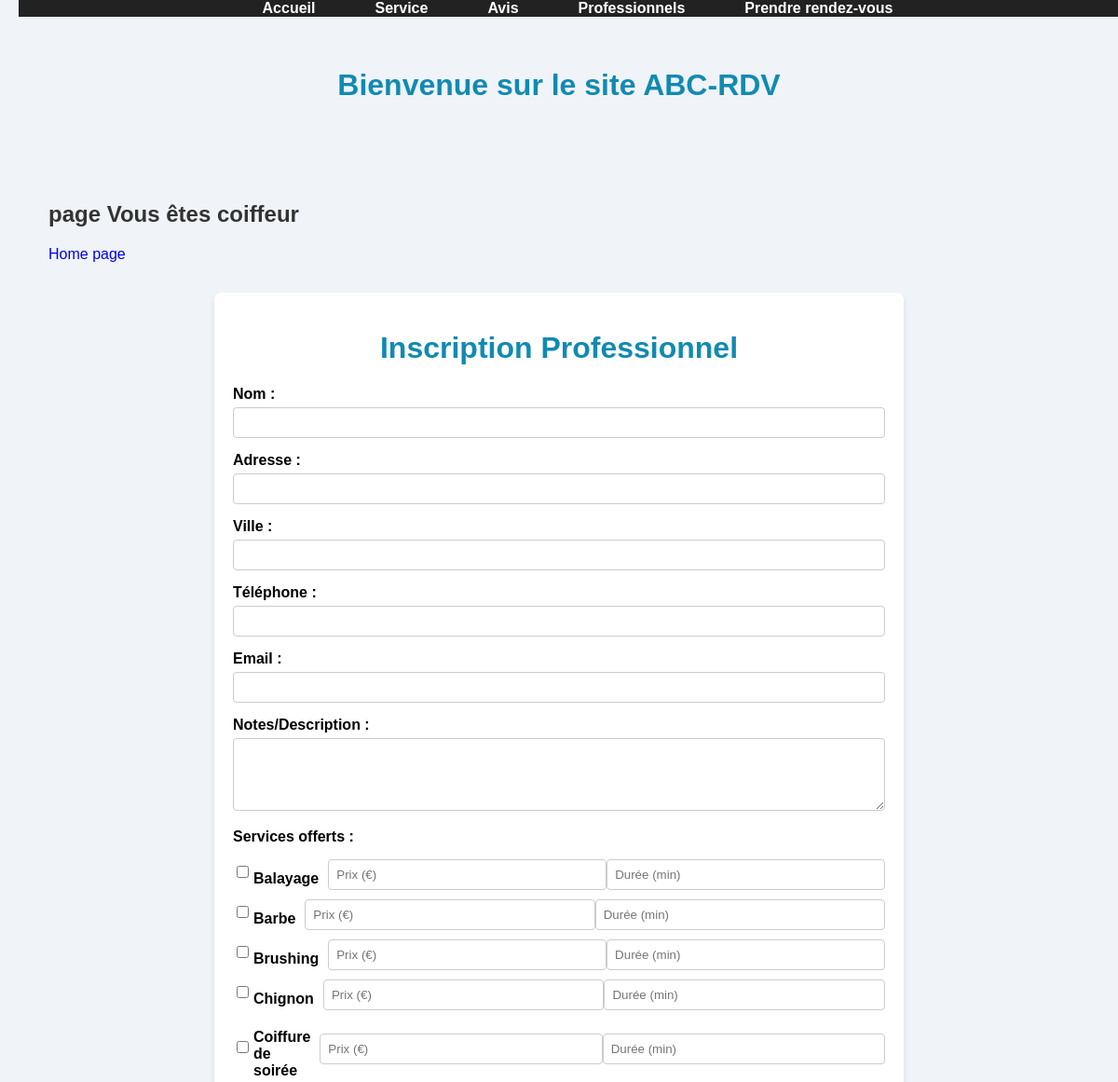
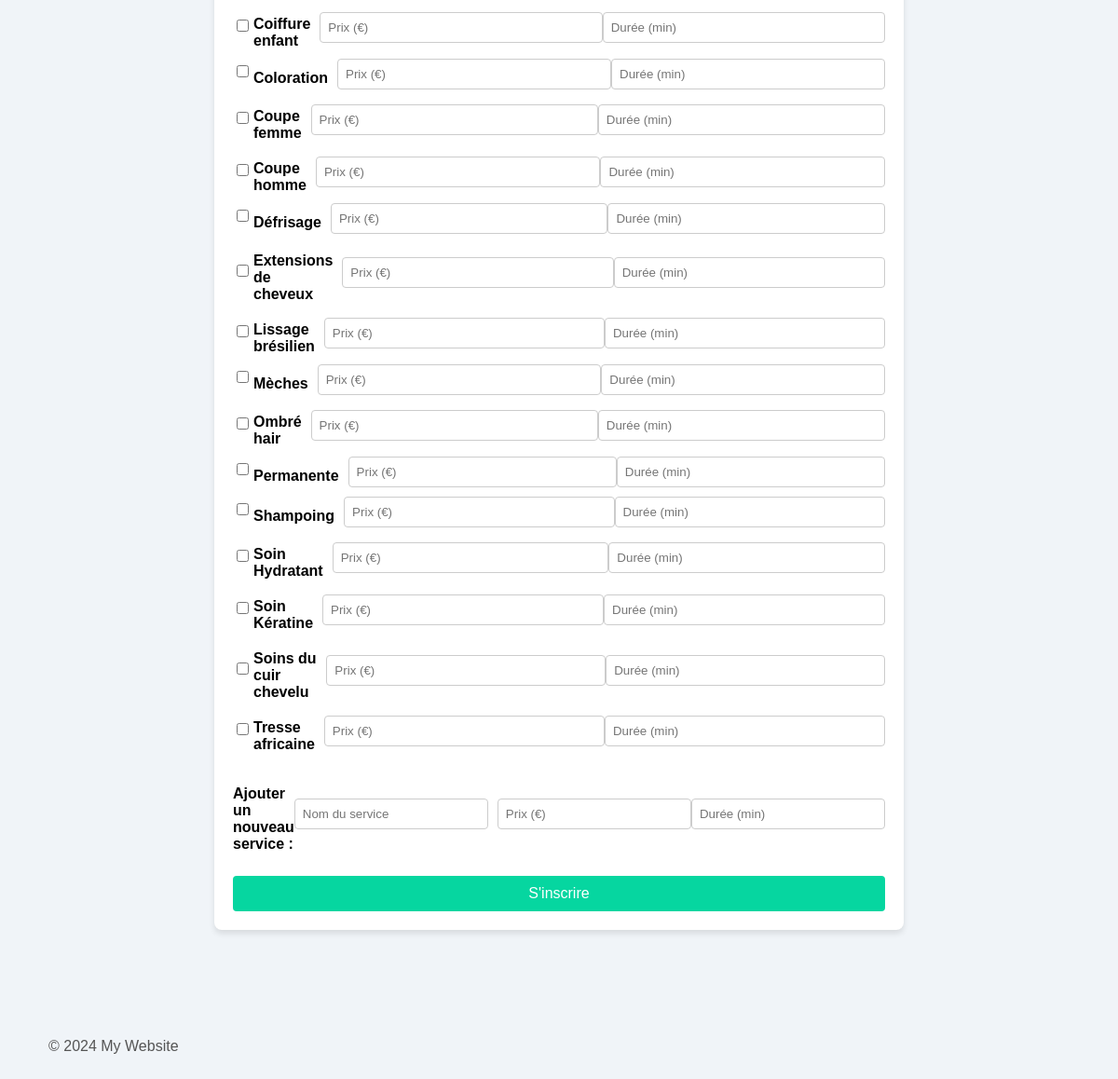
The app's page /vousEtesProfessionnel.php with its own data (2 pictures, top to bottom).
### tables this page shows
CREATE TABLE IF NOT EXISTS services (
	service_id INT AUTO_INCREMENT PRIMARY KEY,
	nom_service VARCHAR(255) NOT NULL,
	description TEXT
);

### vousEtesProfessionnel.php (the view, shortened to what this page needs)
<!DOCTYPE html>
<html lang="fr">
<?php include 'head.php'; ?>
<body>
    <?php include 'header.php'; ?>
	<?php include 'navigation.php'; ?>
	<main>
		<h2>page Vous êtes coiffeur</h2>
		<a href="index.php">Home page</a>
		<?php
$host = "localhost";
$user = "abc_rdv_prd_useradm";
$password = "";
$dbname = "abc_rdv_prd_db";
$connexion = new mysqli($host, $user, $password, $dbname);
$sql_services = "SELECT service_id, nom_service FROM services ORDER BY nom_service";
$resultat_services = $connexion->query($sql_services);
$sql_services = "SELECT service_id, nom_service FROM services ORDER BY nom_service";
$resultat_services = $connexion->query($sql_services);
$services_disponibles = [];
if ($resultat_services && $resultat_services->num_rows > 0) {
    while($row = $resultat_services->fetch_assoc()) {
        $services_disponibles[] = $row;
    }
}
?>
<!DOCTYPE html>
<html lang="fr">
<head>
</head>
<body>
    <div class="container">
        <h1>Inscription Professionnel</h1>
        <form id="pro-form" action="<?php echo htmlspecialchars($_SERVER["PHP_SELF"]); ?>" method="post">
            <label for="nom">Nom :</label>
            <input type="text" id="nom" name="nom" required>
            <label for="adresse">Adresse :</label>
            <input type="text" id="adresse" name="adresse" required>
            <label for="nom_ville">Ville :</label>
            <input type="text" id="nom_ville" name="nom_ville" required>
            <label for="telephone">Téléphone :</label>
            <input type="text" id="telephone" name="telephone" required>
            <label for="email">Email :</label>
            <input type="email" id="email" name="email" required>
            <label for="notes">Notes/Description :</label>
            <textarea id="notes" name="notes" rows="4"></textarea>
            <label>Services offerts :</label>
            <div class="services-group">
                <?php if (!empty($services_disponibles)): ?>
                    <?php foreach ($services_disponibles as $service): ?>
                        <div class="service-item">
                            <input type="checkbox" id="service_<?php echo $service['service_id']; ?>" name="services[]" value="<?php echo $service['service_id']; ?>">
                            <label for="service_<?php echo $service['service_id']; ?>"><?php echo htmlspecialchars($service['nom_service']); ?></label>
                            <input type="number" placeholder="Prix (€)" name="prix[<?php echo $service['service_id']; ?>]" class="price-input" step="0.01">
                            <input type="number" placeholder="Durée (min)" name="duree[<?php echo $service['service_id']; ?>]" class="duration-input">
                        </div>
                    <?php endforeach; ?>
                <?php else: ?>
                    <p>Aucun service disponible. Vous pouvez en ajouter un ci-dessous.</p>
                <?php endif; ?>
            </div>
            <div class="new-service-item">
                <label for="nouveau_service_nom">Ajouter un nouveau service :</label>
                <input type="text" id="nouveau_service_nom" name="nouveau_service_nom" placeholder="Nom du service" class="new-service-input">
                <input type="number" placeholder="Prix (€)" name="nouveau_service_prix" step="0.01" class="price-input">
                <input type="number" placeholder="Durée (min)" name="nouveau_service_duree" class="duration-input">
            </div>
            <button type="submit">S'inscrire</button>
        </form>
    </div>
</body>
</html>
	</main>
    <?php include 'footer.php'; ?>
</body>
</html>

### head.php (shortened to what this page needs)
<!DOCTYPE html>
<head>
    <link rel="stylesheet" href="styles.css">
</head>

### header.php (shortened to what this page needs)
<!DOCTYPE html>
<head>
  <link rel="stylesheet" href="styles.css">
</head>
<header>
  <h1>Bienvenue sur le site ABC-RDV</h1>
</header>

### navigation.php
<!DOCTYPE html>
<nav>
	<ul>
		<li><a href="#accueil">Accueil</a></li>
		<li><a href="#service">Service</a></li>
		<li><a href="#temoignages">Avis</a></li>
		<li><a href="#professionnels">Professionnels</a></li>
		<li><a href="prendreRdv.php">Prendre rendez-vous</a></li>
	</ul>
</nav>

### footer.php
<!DOCTYPE html>
<footer>
  <p>&copy; 2024 My Website</p>
</footer>

### styles.css (style rules this page uses)
body { font-family: Arial, sans-serif; margin: 0; padding: 0; box-sizing: border-box; }
main { padding: 2em; max-width: 1200px; margin: auto; }
header { padding: 2em; max-width: 1200px; margin: auto; }
footer { padding: 2em; max-width: 1200px; margin: auto; }
h2 { color: #333; }
p { color: #555; line-height: 1.6; }
nav { background-color: #222; padding: 0.5em 0; position: fixed; }
nav ul { list-style: none; margin: 0; padding: 0; display: flex; justify-content: center; gap: 2em; position: fixed; top: 0; width: 100%; background-color: #222; }
nav ul li { display: inline; }
nav ul li a { color: #fff; text-decoration: none; font-weight: bold; padding: 0.5em 1em; border-radius: 4px; transition: background 0.2s; }
a { text-decoration: none; }

### vousEtesProfessionnel.php (style rules this page uses)
body { font-family: sans-serif; background-color: #f0f4f8; margin: 0; padding: 20px; }
.container { max-width: 700px; margin: 2rem auto; padding: 20px; background-color: #ffffff; border-radius: 8px; box-shadow: 0 4px 6px rgba(0,0,0,0.1); }
h1 { color: #118AB2; text-align: center; }
label { display: block; margin-top: 15px; font-weight: bold; }
input[type="text"], input[type="email"], textarea, input[type="number"] { width: 100%; padding: 8px; margin-top: 5px; border: 1px solid #ccc; border-radius: 4px; box-sizing: border-box; }
.services-group { margin-top: 10px; }
.service-item, .new-service-item { display: flex; align-items: center; margin-bottom: 5px; }
.service-item label { margin-right: 10px; flex-grow: 1; }
.service-item input[type="checkbox"] { margin-right: 5px; }
.price-input, .duration-input, .new-service-input { width: 100px; margin-left: auto; }
.new-service-input { flex-grow: 1; margin-right: 10px; }
.new-service-item { margin-top: 20px; }
button { width: 100%; padding: 10px; margin-top: 20px; background-color: #06D6A0; color: white; border: none; border-radius: 4px; font-size: 16px; cursor: pointer; }

### records on screen
services: nom_service "Balayage"
services: nom_service "Barbe"
services: nom_service "Brushing"
services: nom_service "Chignon"
services: nom_service "Coiffure de soirée"
services: nom_service "Coiffure enfant"
services: nom_service "Coloration"
services: nom_service "Coupe femme"
services: nom_service "Coupe homme"
services: nom_service "Défrisage"
services: nom_service "Extensions de cheveux"
services: nom_service "Lissage brésilien"
services: nom_service "Mèches"
services: nom_service "Ombré hair"
services: nom_service "Permanente"
services: nom_service "Shampoing"
services: nom_service "Soin Hydratant"
services: nom_service "Soin Kératine"
services: nom_service "Soins du cuir chevelu"
services: nom_service "Tresse africaine"
